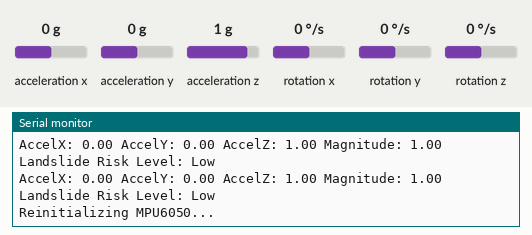
A sketch run on a simulated Arduino Uno, built with avr-gcc and run on an emulated ATmega328P. Parts: the last lines printed to the serial monitor. The test bench sets the inputs (shaded band); at power-on: acceleration x 0 g, acceleration z 1 g, acceleration y 0 g, rotation x 0 °/s, rotation y 0 °/s, rotation z 0 °/s.

Above: at 1.8 s.
1.9 s: acceleration x set to -1.4 g
At 2.5 s:
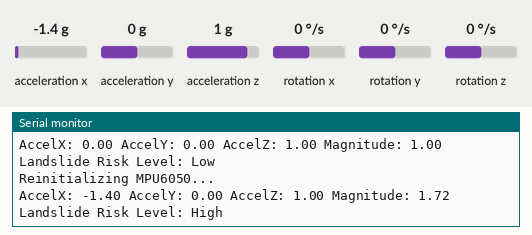
4.5 s: acceleration z set to -0.8 g
At 5.4 s:
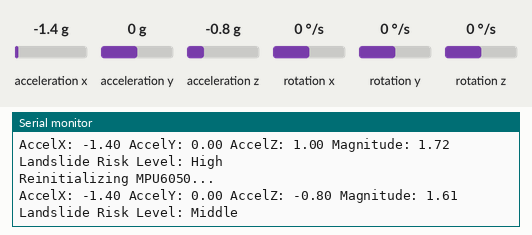
7.5 s: acceleration y set to -1.4 g
At 8.9 s:
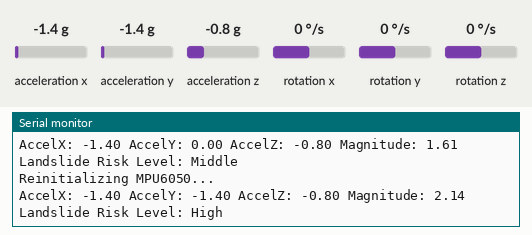
Timing chart, 0 to 10.5 s (numbered marks = the images above; inputs shaded):
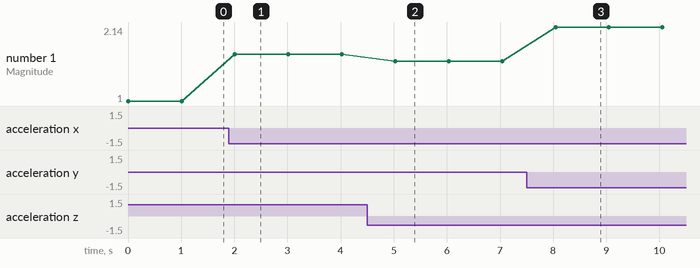

The sketch:

mputest.ino
```cpp
#include <Wire.h>
#include <MPU6050.h>
#include <math.h>

MPU6050 mpu;

// Define thresholds for accelerometer readings (more sensitive values)
const float lowThreshold = 1;  // Low risk threshold for acceleration in g
const float middleThreshold = 1.7;  // Middle risk threshold for acceleration in g

void setup() {
  // Start serial communication at 115200 baud rate
  Serial.begin(115200);

  // Initialize MPU6050
  Wire.begin();
  mpu.initialize();

  // Check if MPU6050 is connected successfully
  if (!mpu.testConnection()) {
    Serial.println("MPU6050 connection failed");
    while (1);
  }

  Serial.println("MPU6050 connection successful");
}

void loop() {
  // Read accelerometer values
  int16_t ax, ay, az;
  mpu.getAcceleration(&ax, &ay, &az);

  // Convert to g (assuming a full-scale range of ±2g)
  float accelX = ax / 16384.0;
  float accelY = ay / 16384.0;
  float accelZ = az / 16384.0;

  // Calculate the magnitude of the acceleration vector
  float accelMagnitude = sqrt(accelX * accelX + accelY * accelY + accelZ * accelZ);

  // Print accelerometer values
  Serial.print("AccelX: "); Serial.print(accelX);
  Serial.print(" AccelY: "); Serial.print(accelY);
  Serial.print(" AccelZ: "); Serial.print(accelZ);
  Serial.print(" Magnitude: "); Serial.println(accelMagnitude);

  // Determine the risk level and print the corresponding message
  if (accelMagnitude <= lowThreshold) {
    Serial.println("Landslide Risk Level: Low");
  } else if (accelMagnitude > lowThreshold && accelMagnitude <= middleThreshold) {
    Serial.println("Landslide Risk Level: Middle");
  } else {
    Serial.println("Landslide Risk Level: High");
  }

  // Reinitialize the sensor if the values are not changing significantly
  static float prevMagnitude = 0;
  if (abs(accelMagnitude - prevMagnitude) < 0.01) {
    Serial.println("Reinitializing MPU6050...");
    mpu.initialize();
  }
  prevMagnitude = accelMagnitude;

  // Wait for 1 second before taking another reading
  delay(1000);
}
```

Measured:
- after the input at 1.9 s, the serial monitor: prints a new line after 0.11 s (image 1)
- after the input at 4.5 s, the serial monitor: prints a new line after 0.53 s (image 2)
- after the input at 7.5 s, the serial monitor: prints a new line after 0.55 s (image 3)
- plotted number 1: 1 → 1.72 after the input at 1.9 s, 1.72 → 1.61 after the input at 4.5 s, 1.61 → 2.14 after the input at 7.5 s
